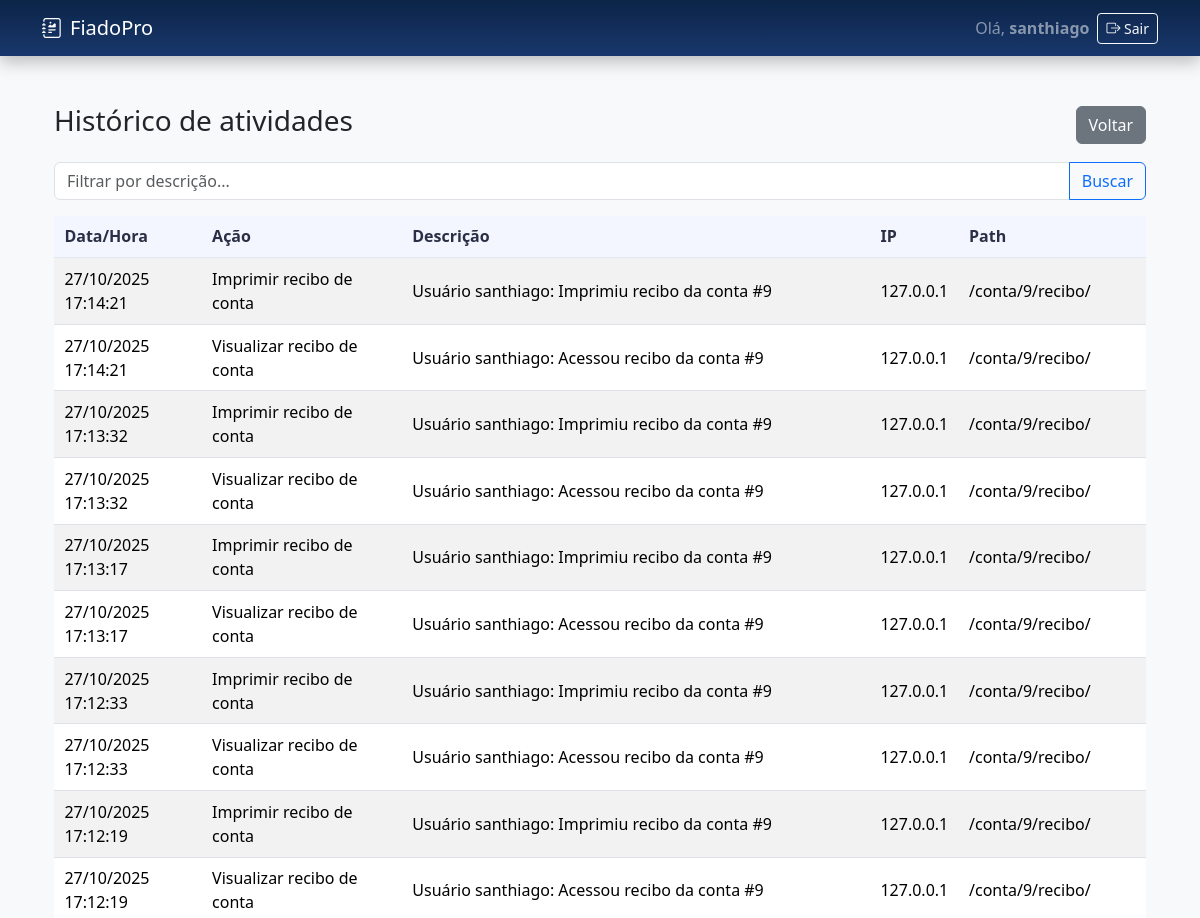
/historico/ (signed in, upper part), run on an earlier commit of the app's database.
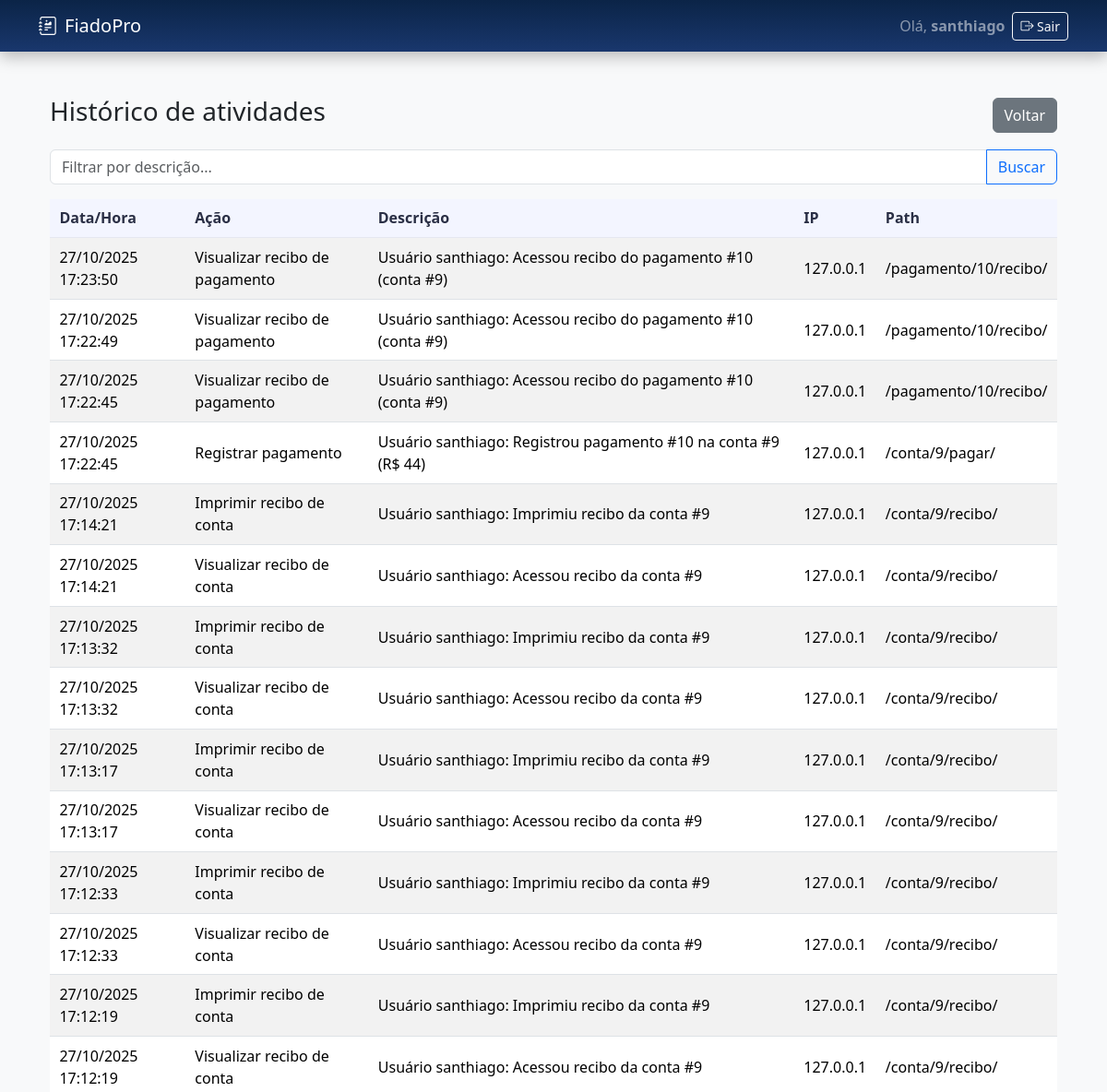
And on a later commit of the database.
### carteira/models.py (models this page shows, shortened)
class AuditLog(models.Model):
    ACTION_CHOICES = (
        ("conta_criar", "Criar conta"),
        ("conta_excluir", "Excluir conta"),
        ("conta_restaurar", "Restaurar conta"),
        ("conta_recibo", "Visualizar recibo de conta"),
        ("conta_recibo_print", "Imprimir recibo de conta"),
        ("pgto_registrar", "Registrar pagamento"),
        ("pgto_recibo", "Visualizar recibo de pagamento"),
        ("pgto_recibo_print", "Imprimir recibo de pagamento"),
        ("login", "Login"),
        ("logout", "Logout"),
        ("outro", "Outro"),
    )
    user = models.ForeignKey(User, null=True, blank=True, on_delete=models.SET_NULL, related_name="audit_logs")
    action = models.CharField(max_length=40, choices=ACTION_CHOICES, default="outro")
    descricao = models.TextField()  # ex.: "Excluiu conta #4 (motivo: ...)"
    created_at = models.DateTimeField(default=timezone.now, db_index=True)
    path = models.CharField(max_length=255, blank=True)
    method = models.CharField(max_length=10, blank=True)
    ip = models.GenericIPAddressField(null=True, blank=True)
    user_agent = models.TextField(blank=True)
    extra = models.JSONField(null=True, blank=True)
    class Meta:
        ordering = ["-created_at", "-id"]
        indexes = [
            models.Index(fields=["created_at"]),
            models.Index(fields=["action"]),
        ]

### carteira/views.py (the view)
# urls.py: path("historico/", views.historico, name="historico"),
@login_required
def historico(request):
    q = request.GET.get("q", "").strip()
    base = AuditLog.objects.filter(user=request.user)
    if q:
        base = base.filter(descricao__icontains=q)
    logs = base.order_by("-created_at", "-id")[:500]
    return render(request, "carteira/historico.html", {"logs": logs, "q": q})

### carteira/templates/carteira/historico.html
{% extends "carteira/base.html" %}
{% block content %}
<div class="container py-4">
  <div class="d-flex justify-content-between align-items-center mb-3">
    <h3>Histórico de atividades</h3>
    <a href="{% url 'carteira:dashboard' %}" class="btn btn-secondary">Voltar</a>
  </div>
  <form method="get" class="mb-3">
    <div class="input-group">
      <input type="text" name="q" value="{{ q }}" class="form-control" placeholder="Filtrar por descrição...">
      <button class="btn btn-outline-primary">Buscar</button>
    </div>
  </form>
  <div class="table-responsive">
    <table class="table table-sm table-striped align-middle">
      <thead>
        <tr>
          <th>Data/Hora</th>
          <th>Ação</th>
          <th>Descrição</th>
          <th>IP</th>
          <th>Path</th>
        </tr>
      </thead>
      <tbody>
        {% for l in logs %}
        <tr>
          <td>{{ l.created_at|date:"d/m/Y H:i:s" }}</td>
          <td>{{ l.get_action_display }}</td>
          <td>{{ l.descricao }}</td>
          <td>{{ l.ip|default:"—" }}</td>
          <td>{{ l.path }}</td>
        </tr>
        {% empty %}
        <tr><td colspan="5" class="text-muted">Sem registros.</td></tr>
        {% endfor %}
      </tbody>
    </table>
  </div>
</div>
{% endblock %}

### carteira/templates/carteira/base.html (shortened to what this page needs)
<!doctype html>
<html lang="pt-br">
<head>
  <link href="https://cdn.jsdelivr.net/npm/bootstrap@5.3.3/dist/css/bootstrap.min.css" rel="stylesheet">
  <link href="https://cdn.jsdelivr.net/npm/bootstrap-icons@1.11.3/font/bootstrap-icons.css" rel="stylesheet">
</head>
<body class="bg-light">
  {% load static %}
  <nav class="navbar navbar-expand-lg navbar-dark navbar-fiado sticky-top">
    <div class="container">
      <a class="navbar-brand d-flex align-items-center" href="{% url 'carteira:dashboard' %}">
        <i class="bi bi-journal-richtext me-2"></i> FiadoPro
      </a>
      <div class="collapse navbar-collapse" id="mainNav">
        <div class="d-flex align-items-center gap-2">
          {% if request.user.is_authenticated %}
          <span class="navbar-text d-none d-sm-inline text-white-50">
            Olá, <strong>{{ request.user.username }}</strong>
          </span>
          <form method="post" action="{% url 'logout' %}" class="d-inline">
            <button type="submit" class="btn btn-outline-light btn-sm">
              <i class="bi bi-box-arrow-right"></i> Sair
            </button>
          </form>
          {% endif %}
        </div>
      </div>
    </div>
  </nav>
  <div class="container py-4">
    {% block content %}{% endblock %}
  </div>
</body>
</html>

### carteira/templates/carteira/base.html (style rules this page uses)
:root { --azul-escuro: #0b2447; --azul-medio: #19376d; --azul-claro: #576cbc; --azul-destaque: #a5d7e8; }
.navbar-fiado { background: linear-gradient(180deg, var(--azul-escuro), var(--azul-medio)); box-shadow: 0 6px 16px rgba(0, 0, 0, .25); }
.table thead th { position: sticky; top: 0; background: #f3f5ff; z-index: 1; font-weight: 600; color: #2a2f45; border-bottom: 1px solid #e5e7f0 !important; }
.table.table-sm td, .table.table-sm th { padding: .55rem .65rem; }

What changed in the data, as far as the page shows it:
added AuditLog: created_at "27/10/2025 17:23:50", action "Visualizar recibo de pagamento", descricao "Usuário santhiago: Acessou recibo do pagamento #10 (conta #9)", ip "127.0.0.1", path "/pagamento/10/recibo/"
added AuditLog: created_at "27/10/2025 17:22:49", action "Visualizar recibo de pagamento", descricao "Usuário santhiago: Acessou recibo do pagamento #10 (conta #9)", ip "127.0.0.1", path "/pagamento/10/recibo/"
added AuditLog: created_at "27/10/2025 17:22:45", action "Visualizar recibo de pagamento", descricao "Usuário santhiago: Acessou recibo do pagamento #10 (conta #9)", ip "127.0.0.1", path "/pagamento/10/recibo/"
added AuditLog: created_at "27/10/2025 17:22:45", action "Registrar pagamento", descricao "Usuário santhiago: Registrou pagamento #10 na conta #9 (R$ 44)", ip "127.0.0.1", path "/conta/9/pagar/"
